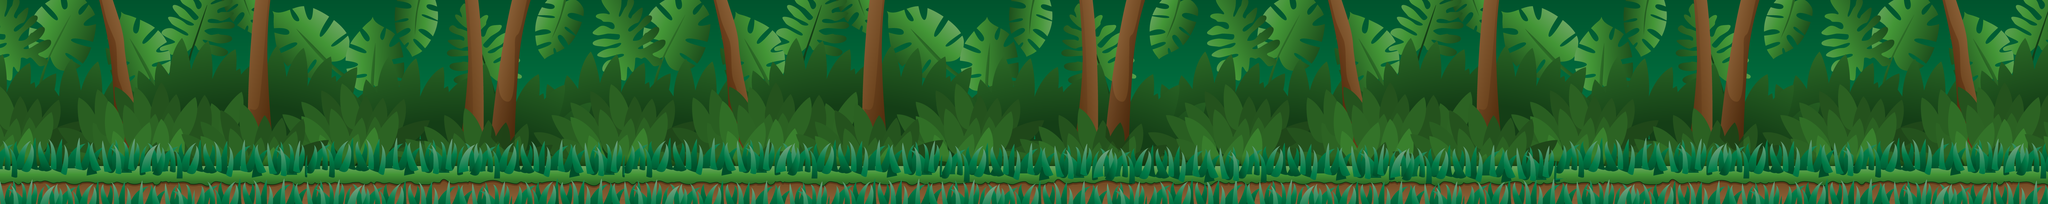

A level layout from a 2D game, rendered from its tile map. Below: a short description, then the map file with tile-grid data replaced by summaries:
An orthogonal 200x40 tile map with 32x16 px tiles, 4 tile layers (Tile Layer 1, Tile Layer 3, Tile Layer 3, Tile Layer 4), 3 tilesets.

<map version="1.0" orientation="orthogonal" renderorder="right-down" width="200" height="40" tilewidth="32" tileheight="16" nextobjectid="1">
 <tileset firstgid="1" name="bg_repeatable" tilewidth="32" tileheight="16" tilecount="2400" columns="60">
  <image source="bg_repeatable.png" width="1920" height="640" />
 </tileset>
 <tileset firstgid="2401" name="bg_2_grassbehind_1024w" tilewidth="32" tileheight="16" tilecount="288" columns="32">
  <image source="bg_2_grassbehind_1024w.png" width="1024" height="150" />
 </tileset>
 <tileset firstgid="2689" name="wood-spike-block-2" tilewidth="32" tileheight="16" tilecount="16" columns="4">
  <image source="wood-spike-block-2.png" width="128" height="64" />
 </tileset>
 <layer name="Tile Layer 1" width="200" height="40">
  <data>[8000 cells, 8000 non-empty, 2340 distinct tile ids]</data>
 </layer>
 <layer name="Tile Layer 3" width="200" height="40">
  <data>[8000 cells, 1000 non-empty, 155 distinct tile ids]</data>
 </layer>
 <layer name="Tile Layer 3" width="200" height="40">
  <data>[8000 cells, 1602 non-empty, 250 distinct tile ids]</data>
 </layer>
 <layer name="Tile Layer 4" width="200" height="40">
  <data>[8000 cells, 0 non-empty, 0 distinct tile ids]</data>
 </layer>
</map>
